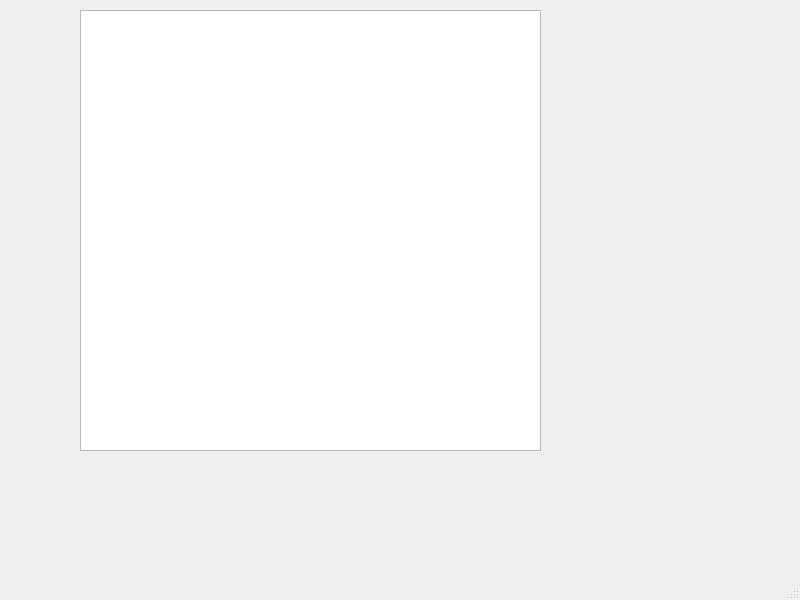
<?xml version="1.0" encoding="UTF-8"?>
<ui version="4.0">
 <class>MainWindow</class>
 <widget class="QMainWindow" name="MainWindow">
  <property name="geometry">
   <rect>
    <x>0</x>
    <y>0</y>
    <width>800</width>
    <height>600</height>
   </rect>
  </property>
  <property name="windowTitle">
   <string>MainWindow</string>
  </property>
  <widget class="QWidget" name="centralwidget">
   <widget class="QTextEdit" name="logTextEdit">
    <property name="geometry">
     <rect>
      <x>80</x>
      <y>10</y>
      <width>461</width>
      <height>441</height>
     </rect>
    </property>
   </widget>
  </widget>
  <widget class="QMenuBar" name="menubar">
   <property name="geometry">
    <rect>
     <x>0</x>
     <y>0</y>
     <width>800</width>
     <height>19</height>
    </rect>
   </property>
  </widget>
  <widget class="QStatusBar" name="statusbar"/>
 </widget>
 <resources/>
 <connections/>
</ui>
